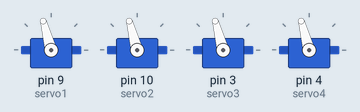
The sketch below on a simulated Arduino Uno, built with avr-gcc and run on an emulated ATmega328P. Parts: 4 × servo.

Above: at 10.05 s.
At 10.15 s:
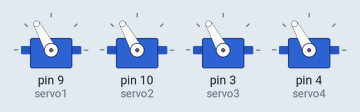
At 10.4 s:
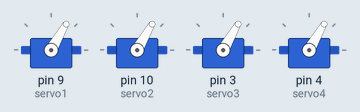
At 10.5 s:
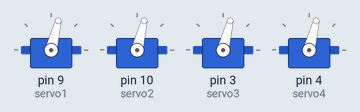
Timing chart, 0 to 13.0 s (numbered marks = the images above):
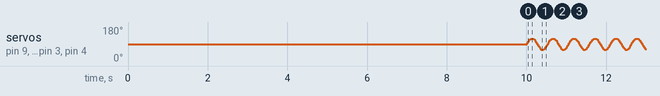

The sketch:

RoboOctoArduinoCode.ino
```cpp
#include <Servo.h>
Servo servo1;
Servo servo2;
Servo servo3;
Servo servo4;
// Sine wave parameters
float frequency = 1.9;   // Frequency in Hz
float amplitude = 30.0;  // Amplitude in degrees (max swing from center)
float offset = 90.0;     // Offset in degrees (center position of the servo)

// Timing variables
unsigned long previousMillis = 0;  // Stores the last time the servos were updated
const unsigned long updateInterval = 5;  // Update interval in milliseconds (~50Hz)

// Motion control variables
unsigned long motionStartTime = 0;           // When motion started
const unsigned long motionDuration = 60000;  // 1 minute in ms
bool motionActive = true;

void setup() {
  // Attach the servos to their respective pins
  delay(10000);
  servo1.attach(9);   // Change the pin number if needed
  servo2.attach(10);  // Change the pin number if needed
  servo3.attach(3);
  servo4.attach(4);
  // Move servos to the initial position
  servo1.write(offset);
  servo2.write(offset);
  servo3.write(offset);
  servo4.write(offset);
  motionStartTime = millis();
}

void loop() {
  if (motionActive && millis() - motionStartTime >= motionDuration) {
    motionActive = false;

    // Optional: detach servos to cut power
    servo1.detach();
    servo2.detach();
    servo3.detach();
    servo4.detach();

  }
// If motion is active, continue sine wave motion
  if (motionActive) {
    unsigned long currentMillis = millis();
    if (currentMillis - previousMillis >= updateInterval) {
      previousMillis = currentMillis;

      // Time in seconds
      float timeInSeconds = currentMillis / 1000.0;

      // Sine wave angle calculation
      float angle = amplitude * sin(2.0 * PI * frequency * timeInSeconds) + offset;
      angle = constrain(angle, 0.0, 180.0);  // Ensure it's a valid servo angle

      // Apply to all servos
      servo1.write(angle);
      servo2.write(angle);
      servo3.write(angle);
      servo4.write(angle);
    }
  }
}
```
